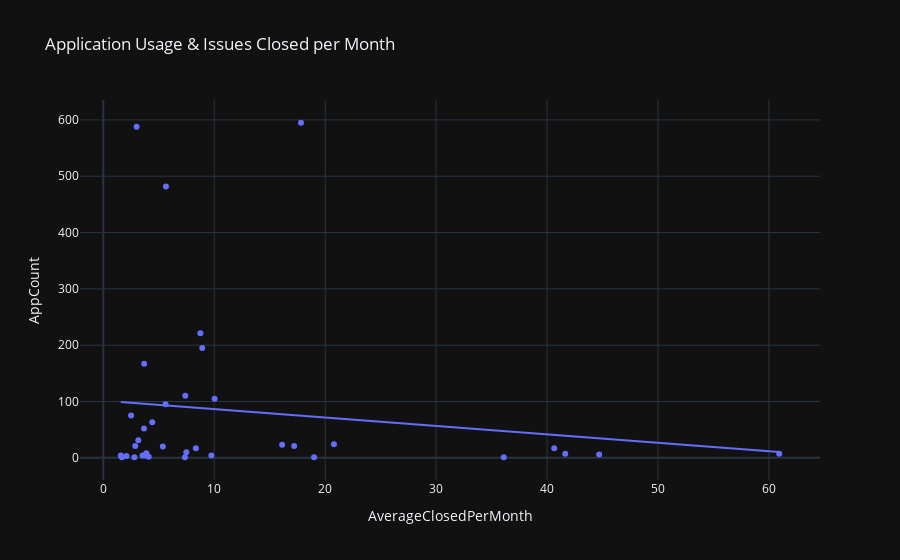

Notebook cell for this chart:
### Markdown cell above
#### No. of Issues Closed per Month

### Code cell
monthly_closed_issues = tool_issues

monthly_closed_issues["ClosedAt"] = pd.to_datetime(monthly_closed_issues["ClosedAt"])
monthly_closed_issues["ClosedYearMonth"] = monthly_closed_issues[
    "ClosedAt"
].dt.to_period("M")
monthly_closed_issues = monthly_closed_issues[["UniqueID", "ClosedYearMonth"]].rename(
    columns={"ClosedYearMonth": "YearMonth", "UniqueID": "UniqueID"}
)
monthly_closed_issues = (
    monthly_closed_issues.groupby(["UniqueID", "YearMonth"])
    .size()
    .reset_index(name="ClosedCount")
)
monthly_closed_issues = (
    monthly_closed_issues.groupby("UniqueID")["ClosedCount"]
    .mean()
    .reset_index(name="AverageClosedPerMonth")
)
monthly_closed_issues = monthly_closed_issues.merge(
    tool_counts, left_on="UniqueID", right_on="UniqueID", how="left"
)

fig = px.scatter(
    monthly_closed_issues,
    x="AverageClosedPerMonth",
    y="AppCount",
    trendline="ols",
    template="plotly_dark",
    title="Application Usage & Issues Closed per Month",
    hover_name='UniqueID'
)

fig.show()

### Figure 1 — Plotly figure (JSON) as saved in the notebook; plotly's stock layout.template omitted (floating-point values rounded to 4 significant figures)
{"data": [{"hovertemplate": "<b>%{hovertext}</b><br><br>AverageClosedPerMonth=%{x}<br>AppCount=%{y}<extra></extra>", "hovertext": ["algebra/arkworks-rs", "bellman/zkcrypto", "bulletproofs/dalek-cryptography", "bulletproofs/sdiehl", "cairo-lang/starkware-libs", "circom-compat/arkworks-rs", "circom/iden3", "circomlib/iden3", "crypto-primitives/arkworks-rs", "curves/arkworks-rs", "gemini/arkworks-rs", "gm17/arkworks-rs", "gnark/consensys", "groth16/arkworks-rs", "halo2/zcash", "leo/aleohq", "libsnark/scipr-lab", "marlin/arkworks-rs", "merlin/dalek-cryptography", "miden-vm/0xpolygonmiden", "nonnative/arkworks-rs", "openzkp/0xproject", "plonky/mir-protocol", "plonky2/mir-protocol", "plonky3/plonky3", "poly-commit/arkworks-rs", "pysnark/charterhouse", "r1cs-std/arkworks-rs", "risc0/risc0", "snark/arkworks-rs", "snarkjs/iden3", "snarky/o1-labs", "sponge/arkworks-rs", "std/arkworks-rs", "winterfell/facebook", "zksync/matter-labs"], "legendgroup": "", "marker": {"color": "#636efa", "symbol": "circle"}, "mode": "markers", "name": "", "orientation": "v", "showlegend": false, "type": "scatter", "x": [17.82, 3.156, 8.341, 2.8, 7.391, 3.733, 8.75, 3.679, 5.364, 5.645, 1.667, 2.5, 17.2, 2.882, 20.79, 60.93, 4.413, 3.538, 3.667, 41.64, 4.091, 36.1, 7.357, 40.65, 19, 3.875, 1.571, 5.609, 44.7, 10.03, 8.917, 16.12, 2.091, 3, 7.483, 9.739], "xaxis": "x", "y": [595, 31, 17, 1, 110, 4, 221, 167, 20, 482, 1, 75, 21, 21, 24, 7, 63, 4, 52, 7, 2, 1, 1, 17, 1, 8, 4, 95, 6, 105, 195, 23, 3, 588, 10, 4], "yaxis": "y"}, {"hovertemplate": "<b>OLS trendline</b><br>AppCount = -1.49392 * AverageClosedPerMonth + 101.462<br>R<sup>2</sup>=0.019394<br><br>AverageClosedPerMonth=%{x}<br>AppCount=%{y} <b>(trend)</b><extra></extra>", "legendgroup": "", "marker": {"color": "#636efa", "symbol": "circle"}, "mode": "lines", "name": "", "showlegend": false, "type": "scatter", "x": [1.571, 1.667, 2.091, 2.5, 2.8, 2.882, 3, 3.156, 3.538, 3.667, 3.679, 3.733, 3.875, 4.091, 4.413, 5.364, 5.609, 5.645, 7.357, 7.391, 7.483, 8.341, 8.75, 8.917, 9.739, 10.03, 16.12, 17.2, 17.82, 19, 20.79, 36.1, 40.65, 41.64, 44.7, 60.93], "xaxis": "x", "y": [99.11, 98.97, 98.34, 97.73, 97.28, 97.16, 96.98, 96.75, 96.18, 95.98, 95.97, 95.88, 95.67, 95.35, 94.87, 93.45, 93.08, 93.03, 90.47, 90.42, 90.28, 89.0, 88.39, 88.14, 86.91, 86.48, 77.38, 75.76, 74.85, 73.08, 70.4, 47.54, 40.74, 39.26, 34.68, 10.44], "yaxis": "y"}], "layout": {"legend": {"tracegroupgap": 0}, "title": {"text": "Application Usage & Issues Closed per Month"}, "xaxis": {"anchor": "y", "domain": [0, 1], "title": {"text": "AverageClosedPerMonth"}}, "yaxis": {"anchor": "x", "domain": [0, 1], "title": {"text": "AppCount"}}}}
